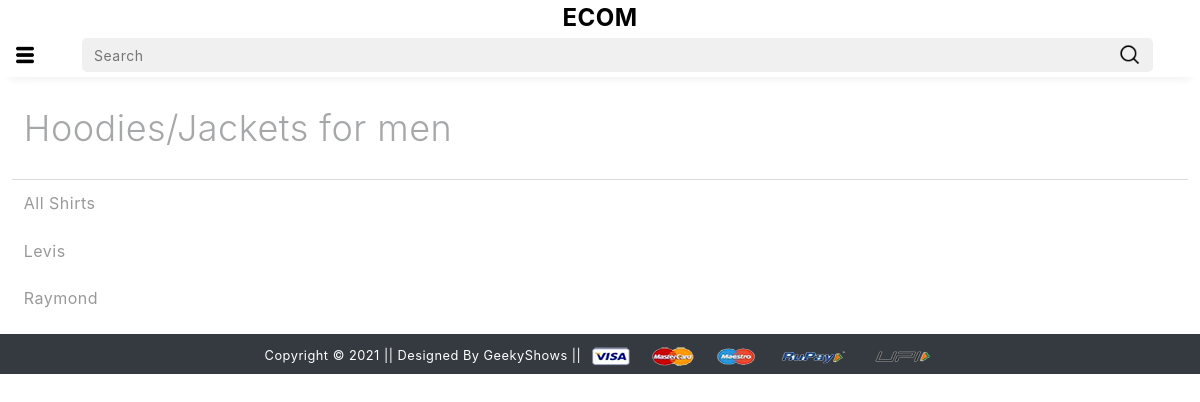
/mhoodjack/, run on an earlier commit of the app's database.
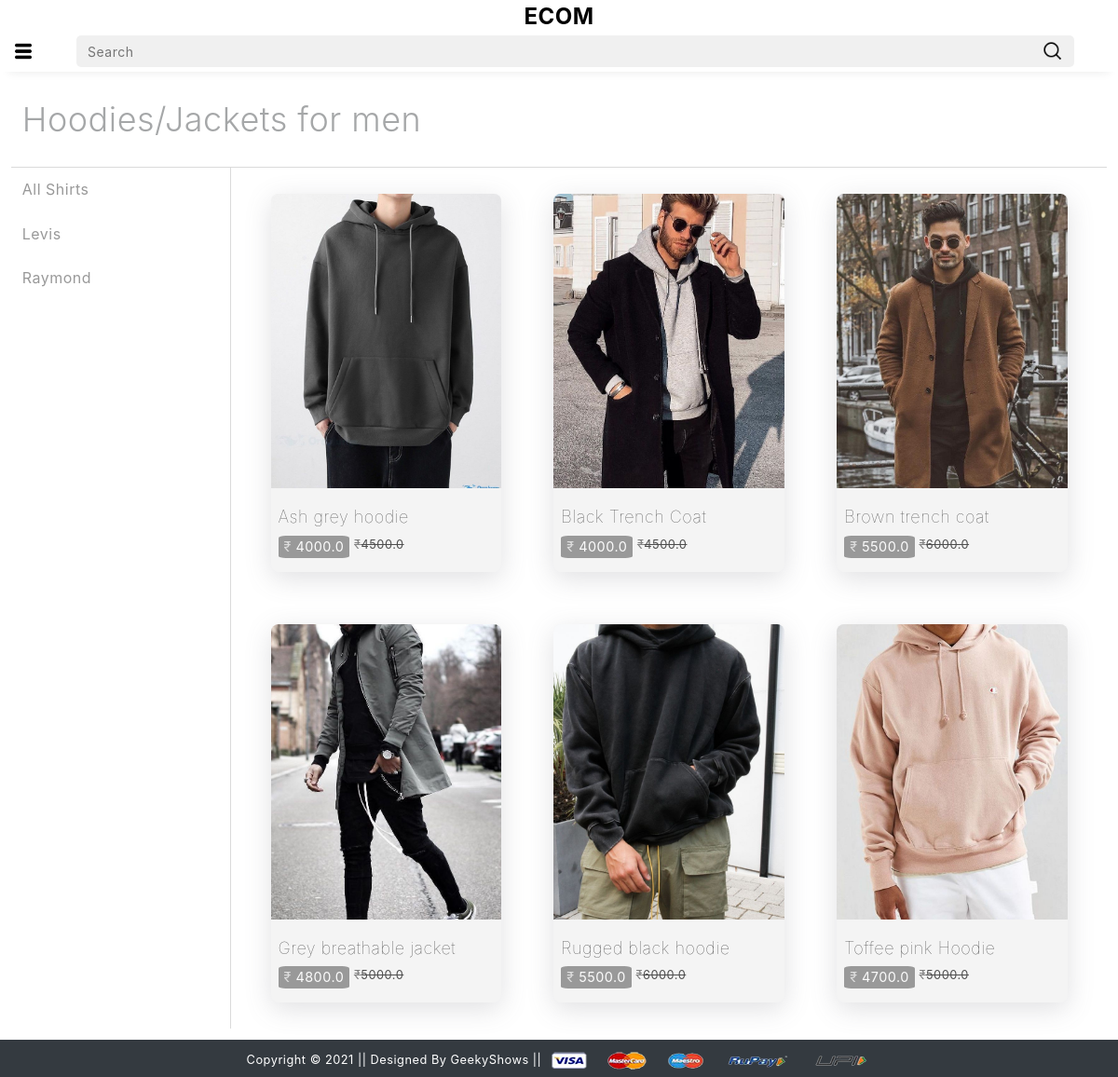
And on a later commit of the database.
### app/models.py (models this page shows)
class Product(models.Model):
    title=models.CharField(max_length=100)
    selling_price=models.FloatField()
    discounted_price=models.FloatField()
    description=models.TextField()
    brand=models.CharField(max_length=100)
    category=models.CharField(choices=CATEGORY_CHOICES,max_length=3)
    product_image=models.ImageField(upload_to='productimg')

### app/views.py (the view)
# urls.py: path('mhoodjack/', views.mhoodjack, name='mhoodjack'),
def mhoodjack(request,data=None):
    if data == None:
        mhoodjack = Product.objects.filter(category='MHJ')
    elif data == 'Levis' or data == 'Raymond':
        mhoodjack = Product.objects.filter(category='MHJ').filter(brand=data)
    return render(request, 'app/mhoodjack.html',{'mhoodjack':mhoodjack})

### app/templates/app/mhoodjack.html (shortened to what this page needs)
{% extends 'app/base.html' %}
{% load static %}
{% block main-content %}
<div class="all-products-main">
    <div class="all-products-header">Hoodies/Jackets for men</div>
    <div class="all-products-body">
      <div class="all-filters">
        <a
          href="{% url 'wdress'%}"
          class=""
          >All Shirts</a
        >
        <a
          href="{% url 'wdressdata' 'Levis' %}"
          class=""
          >Levis</a
        >
        <a
          href="{% url 'wdressdata' 'Raymond' %}"
          class=""
          >Raymond</a
        >
      </div>
      <div class="all-items">
        {% for product in mhoodjack %}
        <a class="each-slide-item" href="{% url 'product-detail' product.id %}">
          <div class="slide-item-img">
            <img src="{{product.product_image.url}}" alt="not found" />
          </div>
          <div class="slide-item-details">
            <div class="slide-item-title light w-100">
              {{product.title}}
            </div>
            <div class="slide-item-price-outer">
              <div class="slide-item-price light">
                <span class="light">&#8377;</span> {{product.discounted_price}}
              </div>
              <small class="light">
                <span class="light">&#8377;</span>{{product.selling_price}}
              </small>
            </div>
          </div>
        </a>
        {% endfor %}
      </div>
    </div>
  </div>
{% endblock main-content %}

What changed in the data, as far as the page shows it:
added Product: product_image (picture), title "Ash grey hoodie", discounted_price "4000.0", selling_price "4500.0"
added Product: product_image (picture), title "Black Trench Coat", discounted_price "4000.0", selling_price "4500.0"
added Product: product_image (picture), title "Brown trench coat", discounted_price "5500.0", selling_price "6000.0"
added Product: product_image (picture), title "Grey breathable jacket", discounted_price "4800.0", selling_price "5000.0"
added Product: product_image (picture), title "Rugged black hoodie", discounted_price "5500.0", selling_price "6000.0"
added Product: product_image (picture), title "Toffee pink Hoodie", discounted_price "4700.0", selling_price "5000.0"
